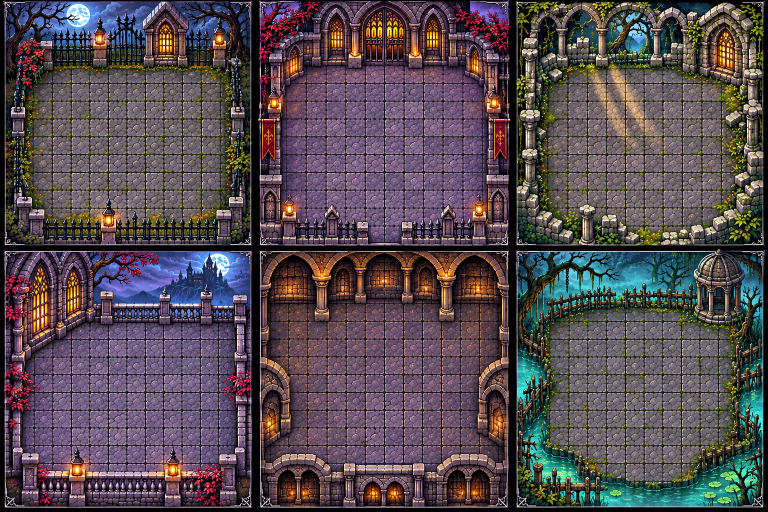
#> input picture Extras/Concepts/Cemetery Map Collection - no objects render.png, 1536 x 1024 px, found by its file name (shown at 1/2 size)
$ python make_arenas.py
#> lines starting #> are read from the running program, lines starting #| are printed output that depends on the picture
#!/usr/bin/env python3
"""Cuts the six arena panels out of the concept collection sheets (CC0, by the
project owner) and resizes them to the 480x480 screen.

Writes Arena<N>.png (empty floor, used behind the board) and Arena<N>Art.png
(with objects, used on menu and chapter screens) into the output directory.

Chapter order: 1 swamp, 2 gated graveyard, 3 catacombs, 4 cathedral hall (the
Family Crypt: banners, angels, candles), 5 overgrown ruins (the Chapel Grounds:
a ruined chapel), 6 castle terrace. The sheet panels are numbered left to right, top to
bottom: gated graveyard 1, cathedral 2, ruins 3, terrace 4, catacombs 5,
swamp 6.
"""
import os
import sys
from PIL import Image

EMPTY = "Extras/Concepts/Cemetery Map Collection - no objects render.png"
ART = "Extras/Concepts/Cemetery Map Collection - objects render.png"
PANEL_FOR_CHAPTER = {1: 6, 2: 1, 3: 5, 4: 2, 5: 3, 6: 4}


def panel(im, n):
    x, y = ((n - 1) % 3) * 512, ((n - 1) // 3) * 512
    return im.crop((x, y, x + 512, y + 512)).resize((480, 480), Image.LANCZOS)


if __name__ == "__main__":
    out = sys.argv[1] if len(sys.argv) > 1 else "assets/Arenas"
    os.makedirs(out, exist_ok=True)
    empty, art = Image.open(EMPTY).convert("RGB"), Image.open(ART).convert("RGB")
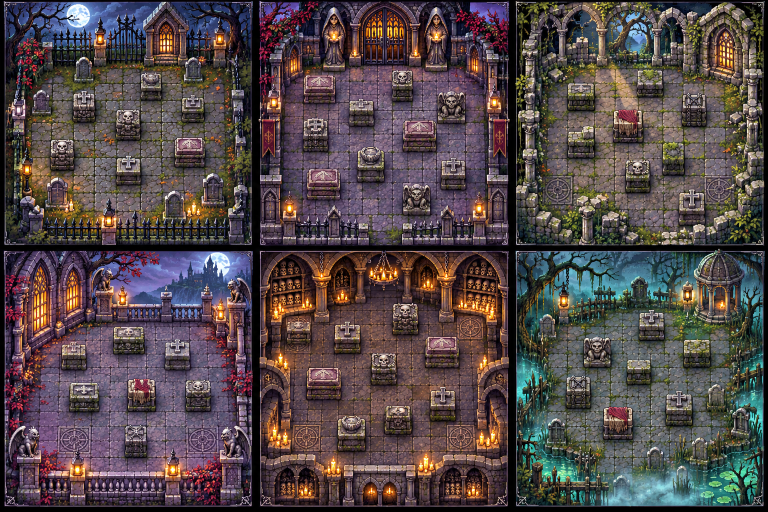
#> input picture Extras/Concepts/Cemetery Map Collection - objects render.png, 1536 x 1024 px, found by its file name (shown at 1/2 size)
#> empty is the input picture: PIL image 1536x1024 RGB; mean R, G, B 85.6, 75.1, 80.9
#> art is the input picture: PIL image 1536x1024 RGB; mean R, G, B 83.5, 72.2, 73.4
    for chapter, n in PANEL_FOR_CHAPTER.items():
        panel(empty, n).save(os.path.join(out, "Arena%d.png" % chapter), optimize=True)
        panel(art, n).save(os.path.join(out, "Arena%dArt.png" % chapter), optimize=True)
#> this loop made 6 passes
#> pass 1, `panel(empty, n).save(os.path.join(out, "Arena%d.png" % chapter), optim..`:
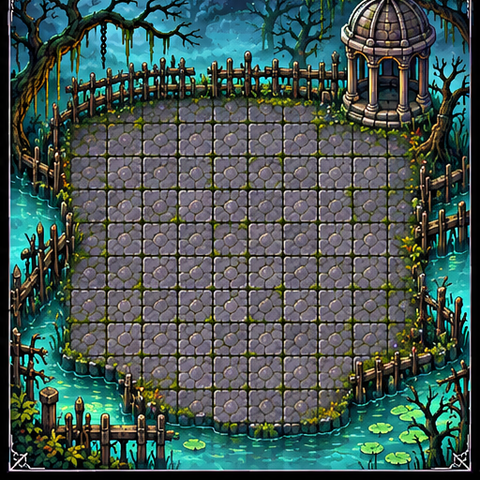
#> saved as Arena1.png: PIL image 480x480 RGB; mean R, G, B 68.7, 88.1, 83.7
#> pass 1, `panel(art, n).save(os.path.join(out, "Arena%dArt.png" % chapter), opti..`:
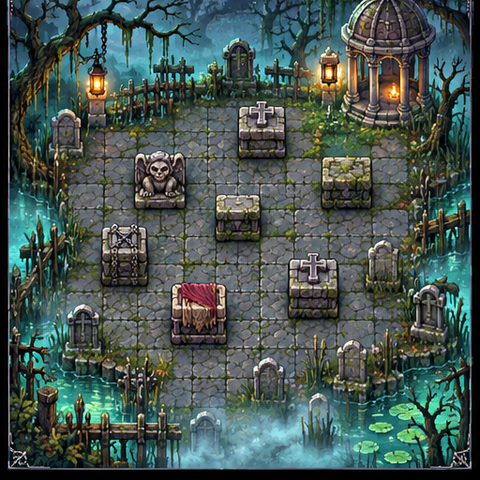
#> saved as Arena1Art.png: PIL image 480x480 RGB; mean R, G, B 70.5, 86.5, 81.4
#> pass 2, `panel(empty, n).save(os.path.join(out, "Arena%d.png" % chapter), optim..`:
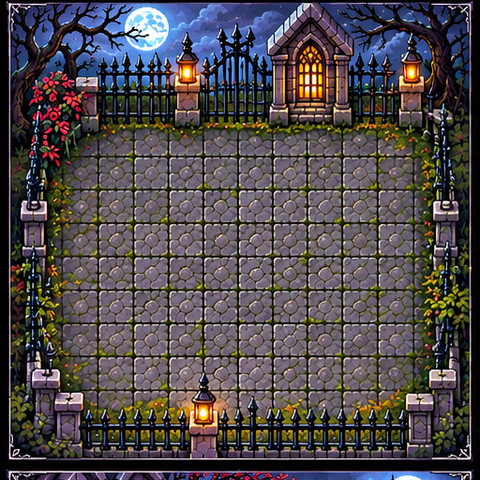
#> saved as Arena2.png: PIL image 480x480 RGB; mean R, G, B 79, 73.2, 75.5
#> pass 2, `panel(art, n).save(os.path.join(out, "Arena%dArt.png" % chapter), opti..`:
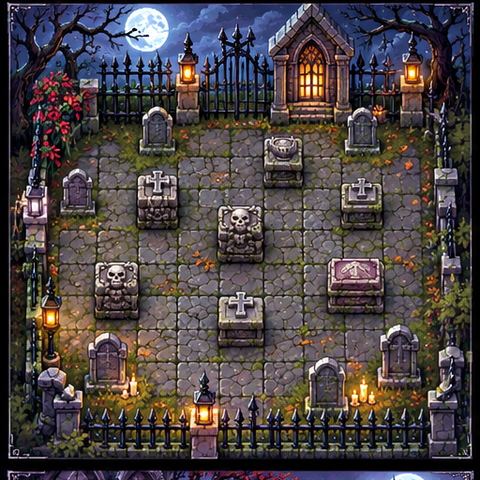
#> saved as Arena2Art.png: PIL image 480x480 RGB; mean R, G, B 75.8, 68.3, 68.8
    print("wrote", out)
#| wrote assets/Arenas
